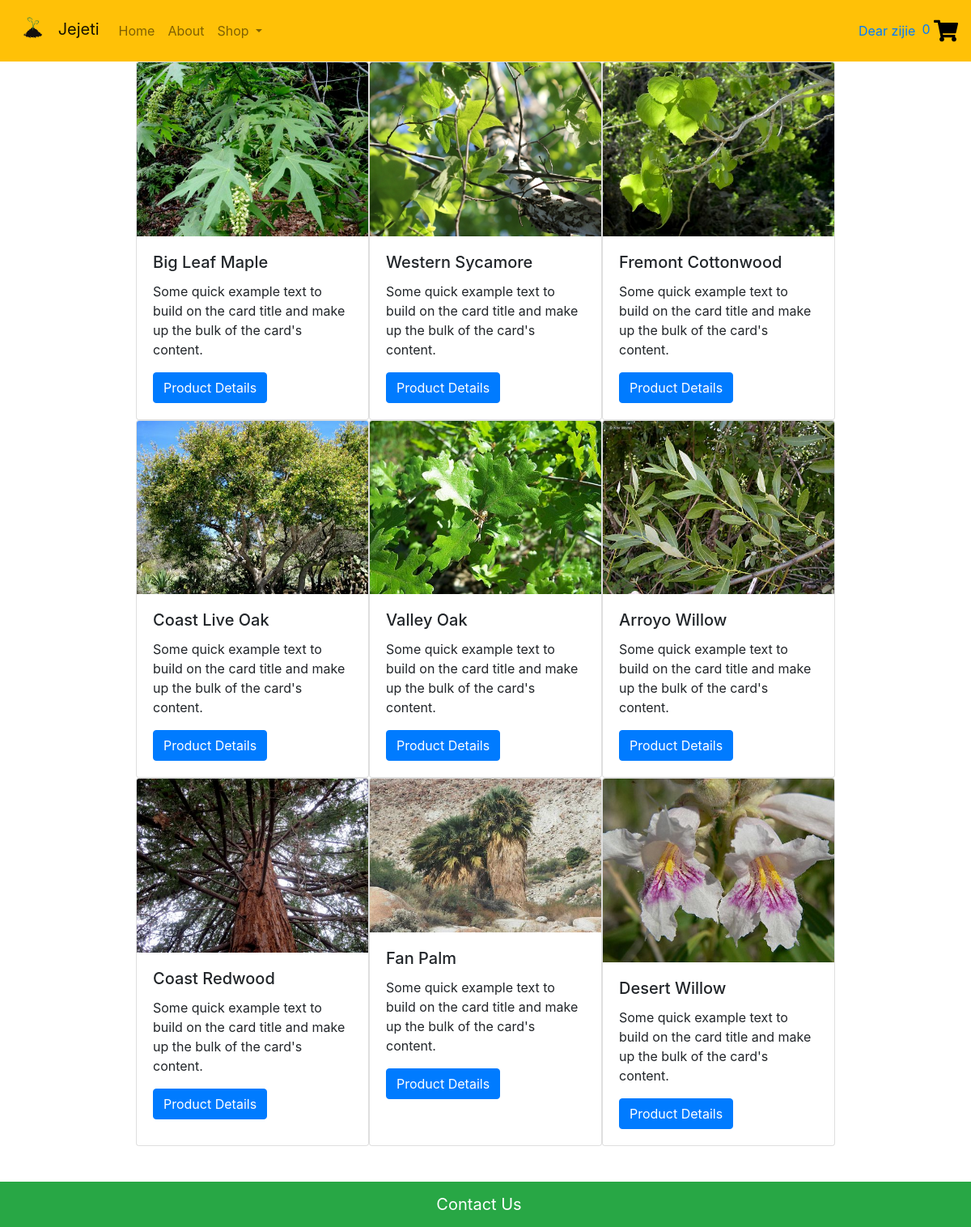
Screenshot of /go_cat.php?value=3 (signed in) with the database file from the repository.
### tables this page shows
create table plant_index  (
  plant_id varchar(10) primary key,
  plant_botanical char(100) not null,
  plant_common char(100) not null,  
  shape_id varchar(10) not null,  
  water_id varchar(10) not null,
  plant_height char(20) not null,
  plant_width char(20) not null,  
  cost_id varchar(10) not null 
);

### go_cat.php (the view, shortened to what this page needs)
<?php
    $value = $_GET["value"];
    $counter_loop = 0;
    $conn = db_connect();
    $category_query = "SELECT * from plant_index WHERE shape_id = '$value';";
    $result = mysqli_query($conn, $category_query);
    ?> <div class="row cat-display justify-content-center"> <?php
    while($row = mysqli_fetch_array($result)){
    ?>
        <?php
        if ($counter_loop == '3'){
        ?>
            </div>
            <div class="row cat-display-card justify-content-center">
            <?php $counter_loop = 0; ?>
        <?php
        }
        ?>
        <div class="card" style="width: 18rem;">
            <?php echo "<img class='card-img-top' src='".$row['plant_botanical'].".jpg' alt='".$row['plant_botanical']."'>" ?>
            <div class="card-body">
                <h5 class="card-title"><?php echo $row['plant_common'];?></h5>
                <p class="card-text">Some quick example text to build on the card title and make up the bulk of the card's content.</p>
                <?php echo "<a class='btn btn-primary'    href='go_product.php?value=".$row['plant_id']."'> Product Details </a>"; ?>
            </div>
        </div>
        <?php $counter_loop = $counter_loop + 1; ?>
        <?php
    }
    if ($counter_loop == 3){
        echo "</div>";
    }
?>

### rows the page displays
plant_index: plant_botanical (picture), plant_common "Big Leaf Maple", $row['plant_id'] 1 (drawn)
plant_index: plant_botanical (picture), plant_common "Western Sycamore", $row['plant_id'] 18 (drawn)
plant_index: plant_botanical (picture), plant_common "Fremont Cottonwood", $row['plant_id'] 20 (drawn)
plant_index: plant_botanical (picture), plant_common "Coast Live Oak", $row['plant_id'] 21 (drawn)
plant_index: plant_botanical (picture), plant_common "Valley Oak", $row['plant_id'] 22 (drawn)
plant_index: plant_botanical (picture), plant_common "Arroyo Willow", $row['plant_id'] 25 (drawn)
plant_index: plant_botanical (picture), plant_common "Coast Redwood", $row['plant_id'] 28 (drawn)
plant_index: plant_botanical (picture), plant_common "Fan Palm", $row['plant_id'] 30 (drawn)
plant_index: plant_botanical (picture), plant_common "Desert Willow", $row['plant_id'] 8 (drawn)

### other values shown
$_SESSION['customer_username'] "zijie"
$count "0"
